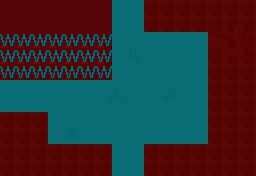

Rendered tile map (Tiled .tmx) drawn with the repository's tilesets; below, a short description and the full map source, tile grids included:
An orthogonal 16x11 tile map with 16x16 px tiles, 1 tile layer (CollisionMask), 1 hidden layer not drawn, 2 tilesets, 1 image layer and 9 objects (PortalWest, PortalEast, PortalNorth, PortalSouth, LeeverRed0, ...).

<map version="1.0" orientation="orthogonal" renderorder="right-down" width="16" height="11" tilewidth="16" tileheight="16" nextobjectid="11">
 <tileset firstgid="1" name="zelda-tiles" tilewidth="16" tileheight="16" tilecount="1024" columns="32">
  <image source="../../Images/TileSets/TileSet_World.png" width="512" height="512" />
 </tileset>
 <tileset firstgid="1025" name="CollisionMaskTileSet" tilewidth="16" tileheight="16" tilecount="16" columns="4">
  <image source="../../Images/TileSets/TileSet_CollisionMask.png" trans="ff00ff" width="64" height="64" />
 </tileset>
 <imagelayer name="RefImage" opacity="0.4" offsetx="-2304" offsety="-704">
  <image source="../../Images/Maps/Zelda_OverWorld.png" width="4352" height="1408" />
 </imagelayer>
 <layer name="TileMap" width="16" height="11" visible="0">
  <data encoding="csv">
426,426,426,426,426,426,427,86,86,412,412,412,412,412,412,412,
426,426,426,426,426,426,427,86,86,412,412,412,412,412,412,412,
426,426,426,426,426,426,427,86,86,86,86,86,86,412,412,412,
426,426,426,426,426,426,427,86,86,86,86,86,86,412,412,412,
450,450,450,450,450,450,451,86,86,86,86,86,86,412,412,412,
86,86,86,86,86,86,86,86,86,86,86,86,86,412,412,412,
86,86,86,86,86,86,86,86,86,86,86,86,86,412,412,412,
412,412,412,86,86,86,86,86,86,86,86,86,86,412,412,412,
412,412,412,86,86,86,86,86,86,86,86,86,86,412,412,412,
412,412,412,412,412,412,412,86,86,412,412,412,412,412,412,412,
412,412,412,412,412,412,412,86,86,412,412,412,412,412,412,412
</data>
 </layer>
 <layer name="CollisionMask" width="16" height="11" opacity="0.5">
  <data encoding="csv">
1026,1026,1026,1026,1026,1026,1026,1025,1025,1026,1026,1026,1026,1026,1026,1026,
1026,1026,1026,1026,1026,1026,1026,1025,1025,1026,1026,1026,1026,1026,1026,1026,
1035,1035,1035,1035,1035,1035,1035,1025,1025,1025,1025,1025,1025,1026,1026,1026,
1035,1035,1035,1035,1035,1035,1035,1025,1025,1025,1025,1025,1025,1026,1026,1026,
1035,1035,1035,1035,1035,1035,1035,1025,1025,1025,1025,1025,1025,1026,1026,1026,
1025,1025,1025,1025,1025,1025,1025,1025,1025,1025,1025,1025,1025,1026,1026,1026,
1025,1025,1025,1025,1025,1025,1025,1025,1025,1025,1025,1025,1025,1026,1026,1026,
1026,1026,1026,1025,1025,1025,1025,1025,1025,1025,1025,1025,1025,1026,1026,1026,
1026,1026,1026,1025,1025,1025,1025,1025,1025,1025,1025,1025,1025,1026,1026,1026,
1026,1026,1026,1026,1026,1026,1026,1025,1025,1026,1026,1026,1026,1026,1026,1026,
1026,1026,1026,1026,1026,1026,1026,1025,1025,1026,1026,1026,1026,1026,1026,1026
</data>
 </layer>
 <objectgroup name="Portals">
  <object id="1" name="PortalWest" x="0" y="4" width="2" height="167">
   <properties>
    <property name="TargetMap" value="Room_7-4" />
    <property name="TransitionType" type="int" value="2" />
   </properties>
  </object>
  <object id="3" name="PortalEast" x="254" y="2" width="2" height="167">
   <properties>
    <property name="TargetMap" value="Room_9-4" />
    <property name="TransitionType" type="int" value="0" />
   </properties>
  </object>
  <object id="4" name="PortalNorth" x="3" y="0" width="248" height="2">
   <properties>
    <property name="TargetMap" value="Room_8-3" />
    <property name="TransitionType" type="int" value="1" />
   </properties>
  </object>
  <object id="5" name="PortalSouth" x="3" y="174" width="250" height="2">
   <properties>
    <property name="TargetMap" value="Room_8-5" />
    <property name="TransitionType" type="int" value="3" />
   </properties>
  </object>
 </objectgroup>
 <objectgroup name="Enemies">
  <object id="6" name="LeeverRed0" x="128" y="48" width="16" height="16">
   <properties>
    <property name="Name" value="LeeverRed" />
   </properties>
  </object>
  <object id="7" name="LeeverRed1" x="112" y="80" width="16" height="16">
   <properties>
    <property name="Name" value="LeeverRed" />
   </properties>
  </object>
  <object id="8" name="LeeverRed2" x="160" y="80" width="16" height="16">
   <properties>
    <property name="Name" value="LeeverRed" />
   </properties>
  </object>
  <object id="9" name="LeeverRed3" x="64" y="128" width="16" height="16">
   <properties>
    <property name="Name" value="LeeverRed" />
   </properties>
  </object>
  <object id="10" name="Zora0" x="64" y="64" width="16" height="16">
   <properties>
    <property name="Name" value="Zora" />
   </properties>
  </object>
 </objectgroup>
</map>
